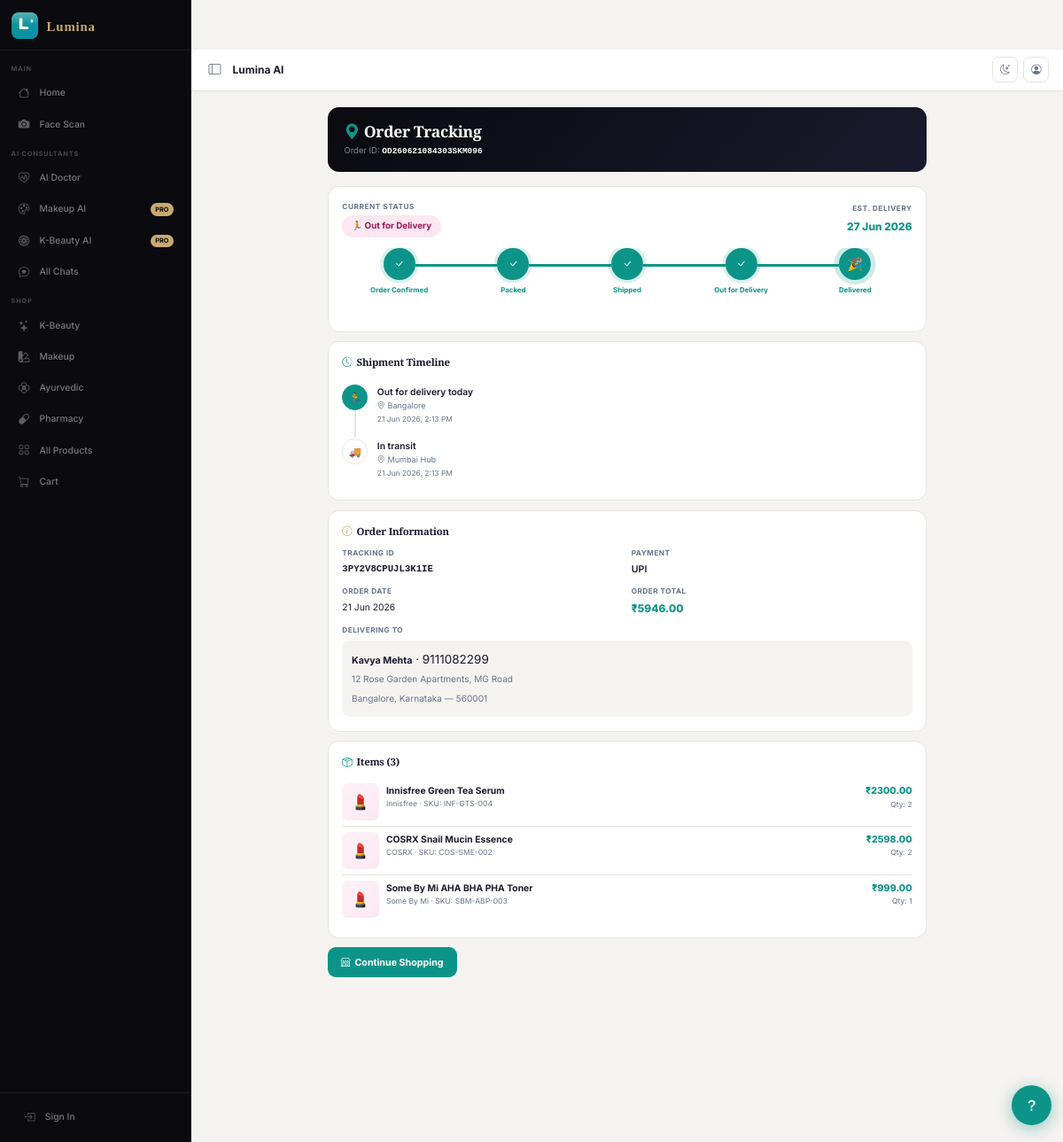
Screenshot of /orders/tracking/OD260621084303SKM096/ with the database file from the repository.
### apps/orders/models.py (models this page shows, shortened)
class Order(models.Model):
    STATUS_CHOICES = [
        ('pending',    'Pending'),
        ('confirmed',  'Order Confirmed'),
        ('packed',     'Packed'),
        ('shipped',    'Shipped'),
        ('out_for_delivery', 'Out for Delivery'),
        ('delivered',  'Delivered'),
        ('cancelled',  'Cancelled'),
        ('returned',   'Returned'),
    ]
    PAYMENT_CHOICES = [
        ('cod',        'Cash on Delivery'),
        ('upi',        'UPI'),
        ('card',       'Credit / Debit Card'),
        ('netbanking', 'Net Banking'),
        ('wallet',     'Wallet'),
    ]
    order_id    = models.CharField(max_length=30, unique=True, default=_gen_order_id)
    tracking_id = models.CharField(max_length=20, unique=True, default=_gen_tracking_id)
    user        = models.ForeignKey(User, on_delete=models.SET_NULL, null=True, blank=True,
                                    related_name='orders')
    full_name   = models.CharField(max_length=150)
    phone       = models.CharField(max_length=15)
    email       = models.EmailField(blank=True)
    address_line1 = models.CharField(max_length=250)
    address_line2 = models.CharField(max_length=250, blank=True)
    city          = models.CharField(max_length=100)
    state         = models.CharField(max_length=100)
    pincode       = models.CharField(max_length=10)
    payment_method = models.CharField(max_length=20, choices=PAYMENT_CHOICES, default='cod')
    payment_status = models.CharField(max_length=20, default='pending')  # pending/paid/failed
    status = models.CharField(max_length=25, choices=STATUS_CHOICES, default='pending')
    subtotal         = models.DecimalField(max_digits=10, decimal_places=2, default=0)
    delivery_charge  = models.DecimalField(max_digits=8,  decimal_places=2, default=0)
    discount         = models.DecimalField(max_digits=8,  decimal_places=2, default=0)
    total            = models.DecimalField(max_digits=10, decimal_places=2, default=0)
    created_at       = models.DateTimeField(auto_now_add=True)
    updated_at       = models.DateTimeField(auto_now=True)
    estimated_delivery = models.DateField(null=True, blank=True)
    delivered_at     = models.DateTimeField(null=True, blank=True)
    order_notes = models.TextField(blank=True)
    class Meta:
        ordering = ['-created_at']
        verbose_name = 'Order'
        verbose_name_plural = 'Orders'
    def get_status_step(self):
        steps = ['pending', 'confirmed', 'packed', 'shipped', 'out_for_delivery', 'delivered']
        try:
            return steps.index(self.status)
        except ValueError:
            return 0

class OrderStatusLog(models.Model):
    order      = models.ForeignKey(Order, on_delete=models.CASCADE, related_name='status_logs')
    status     = models.CharField(max_length=25)
    message    = models.CharField(max_length=300)
    location   = models.CharField(max_length=200, blank=True)
    timestamp  = models.DateTimeField(auto_now_add=True)
    class Meta:
        ordering = ['-timestamp']

class OrderItem(models.Model):
    order    = models.ForeignKey(Order, on_delete=models.CASCADE, related_name='items')
    product  = models.ForeignKey(Product, on_delete=models.SET_NULL, null=True, blank=True)
    name     = models.CharField(max_length=200)   # snapshot at time of order
    brand    = models.CharField(max_length=100, blank=True)
    image_url = models.URLField(blank=True)
    sku      = models.CharField(max_length=50, blank=True)
    shade    = models.CharField(max_length=100, blank=True)
    price    = models.DecimalField(max_digits=10, decimal_places=2)
    quantity = models.PositiveIntegerField(default=1)
    class Meta:
        verbose_name = 'Order Item'
    @property
    def line_total(self):
        return self.price * self.quantity

### apps/orders/views.py (the view)
# urls.py: path('tracking/<str:order_id>/',        views.order_tracking, name='tracking'),
def order_tracking(request, order_id):
    order = get_object_or_404(Order, order_id=order_id)
    logs  = order.status_logs.all()
    STEPS = [
        ('confirmed',        'Order Confirmed',    '✅'),
        ('packed',           'Packed',             '📦'),
        ('shipped',          'Shipped',            '🚚'),
        ('out_for_delivery', 'Out for Delivery',   '🏃'),
        ('delivered',        'Delivered',          '🎉'),
    ]
    current_step = order.get_status_step()
    return render(request, 'orders/tracking.html', {
        'order':        order,
        'logs':         logs,
        'steps':        STEPS,
        'current_step': current_step,
    })

### apps/core/context_processors.py (called while the page is built, shortened)
def user_scan_context(request):
    if not request.user.is_authenticated:
        return {
            'user_real_scan_count': 0,
            'user_latest_real_scan': None,
        }

### apps/memberships/context_processors.py (called while the page is built, shortened)
def user_tier_context(request):
    if not request.user.is_authenticated:
        return {'user_tier': 'normal', 'user_price_band': django_settings.NORMAL_PRICE_MAX}

### templates/orders/tracking.html (shortened to what this page needs)
{% extends 'base.html' %}
{% load static %}
{% block content %}
<div class="tk-wrap">
  <div class="tk-head">
    <h1><i class="bi bi-geo-alt-fill" style="color:#0d9488;margin-right:.4rem;"></i>Order Tracking</h1>
    <div class="sub">Order ID: <strong style="color:#fff;font-family:monospace;">{{ order.order_id }}</strong></div>
  </div>
  <div class="tk-card">
    <div style="display:flex;align-items:center;justify-content:space-between;flex-wrap:wrap;gap:.5rem;margin-bottom:.5rem;">
      <div>
        <div style="font-size:.65rem;font-weight:700;text-transform:uppercase;letter-spacing:.07em;color:var(--muted,#64748b);margin-bottom:.25rem;">Current Status</div>
        <span class="status-badge sb-{{ order.status }}">
          {% if order.status == 'confirmed' %}✅ Order Confirmed
          {% elif order.status == 'packed' %}📦 Packed
          {% elif order.status == 'shipped' %}🚚 Shipped
          {% elif order.status == 'out_for_delivery' %}🏃 Out for Delivery
          {% elif order.status == 'delivered' %}🎉 Delivered
          {% elif order.status == 'cancelled' %}❌ Cancelled
          {% else %}{{ order.get_status_display }}{% endif %}
        </span>
      </div>
      {% if order.estimated_delivery and order.status != 'delivered' %}
      <div style="text-align:right;">
        <div style="font-size:.65rem;font-weight:700;text-transform:uppercase;letter-spacing:.07em;color:var(--muted,#64748b);margin-bottom:.25rem;">Est. Delivery</div>
        <div style="font-size:.95rem;font-weight:800;color:var(--teal);">{{ order.estimated_delivery|date:"d M Y" }}</div>
      </div>
      {% endif %}
    </div>
    <div class="tk-progress">
      {% for slug, label, icon in steps %}
      <div class="tk-step {% if forloop.counter0 < current_step %}done{% elif forloop.counter0 == current_step %}active{% endif %}">
        <div class="tk-step-dot">
          {% if forloop.counter0 < current_step %}<i class="bi bi-check-lg" style="color:#fff;font-size:.85rem;"></i>
          {% else %}{{ icon }}{% endif %}
        </div>
        <div class="tk-step-label">{{ label }}</div>
      </div>
      {% endfor %}
    </div>
  </div>
  <div class="tk-card">
    <h3><i class="bi bi-clock-history" style="color:var(--teal);"></i> Shipment Timeline</h3>
    {% if logs %}
    <div class="tk-timeline">
      {% for log in logs %}
      <div class="tk-event {% if forloop.first %}latest{% endif %}">
        <div class="tk-event-dot">
          {% if log.status == 'confirmed' %}✅
          {% elif log.status == 'packed' %}📦
          {% elif log.status == 'shipped' %}🚚
          {% elif log.status == 'out_for_delivery' %}🏃
          {% elif log.status == 'delivered' %}🎉
          {% else %}📍{% endif %}
        </div>
        <div class="tk-event-body">
          <div class="evt-msg">{{ log.message }}</div>
          {% if log.location %}<div class="evt-loc"><i class="bi bi-geo-alt"></i> {{ log.location }}</div>{% endif %}
          <div class="evt-time">{{ log.timestamp|date:"d M Y, g:i A" }}</div>
        </div>
      </div>
      {% endfor %}
    </div>
    {% else %}
    <div style="text-align:center;padding:1rem;color:var(--muted,#64748b);font-size:.85rem;">
      <i class="bi bi-hourglass-split" style="font-size:1.5rem;display:block;margin-bottom:.5rem;"></i>
      Tracking updates will appear here once your order is dispatched.
    </div>
    {% endif %}
  </div>
  <div class="tk-card">
    <h3><i class="bi bi-info-circle" style="color:var(--gold);"></i> Order Information</h3>
    <div style="display:grid;grid-template-columns:1fr 1fr;gap:.75rem;margin-bottom:.75rem;">
      <div>
        <div style="font-size:.65rem;font-weight:700;text-transform:uppercase;letter-spacing:.06em;color:var(--muted,#64748b);margin-bottom:.25rem;">Tracking ID</div>
        <div style="font-family:monospace;font-size:.85rem;font-weight:700;color:var(--text,#0f172a);">{{ order.tracking_id }}</div>
      </div>
      <div>
        <div style="font-size:.65rem;font-weight:700;text-transform:uppercase;letter-spacing:.06em;color:var(--muted,#64748b);margin-bottom:.25rem;">Payment</div>
        <div style="font-size:.85rem;font-weight:600;color:var(--text,#0f172a);">{{ order.get_payment_method_display }}</div>
      </div>
      <div>
        <div style="font-size:.65rem;font-weight:700;text-transform:uppercase;letter-spacing:.06em;color:var(--muted,#64748b);margin-bottom:.25rem;">Order Date</div>
        <div style="font-size:.82rem;color:var(--text,#0f172a);">{{ order.created_at|date:"d M Y" }}</div>
      </div>
      <div>
        <div style="font-size:.65rem;font-weight:700;text-transform:uppercase;letter-spacing:.06em;color:var(--muted,#64748b);margin-bottom:.25rem;">Order Total</div>
        <div style="font-size:.95rem;font-weight:800;color:var(--teal);">₹{{ order.total }}</div>
      </div>
    </div>
    <div style="font-size:.65rem;font-weight:700;text-transform:uppercase;letter-spacing:.06em;color:var(--muted,#64748b);margin-bottom:.35rem;">Delivering To</div>
    <div class="addr-box">
      <strong style="font-size:.85rem;">{{ order.full_name }}</strong> · {{ order.phone }}<br>
      <span style="font-size:.8rem;color:var(--muted,#64748b);">
        {{ order.address_line1 }}{% if order.address_line2 %}, {{ order.address_line2 }}{% endif %}<br>
        {{ order.city }}, {{ order.state }} — {{ order.pincode }}
      </span>
    </div>
  </div>
  <div class="tk-card">
    <h3><i class="bi bi-box-seam" style="color:var(--teal);"></i> Items ({{ order.items.count }})</h3>
    {% for item in order.items.all %}
    <div class="tk-item">
      <div style="width:46px;height:46px;border-radius:8px;background:linear-gradient(135deg,#fdf2f8,#fce7f3);display:flex;align-items:center;justify-content:center;font-size:1.3rem;flex-shrink:0;overflow:hidden;">
        {% if item.image_url %}<img src="{{ item.image_url }}" style="width:100%;height:100%;object-fit:cover;" onerror="this.parentNode.innerHTML='💄'">{% else %}💄{% endif %}
      </div>
      <div style="flex:1;min-width:0;">
        <div style="font-size:.82rem;font-weight:700;color:var(--text,#0f172a);">{{ item.name }}</div>
        <div style="font-size:.68rem;color:var(--muted,#64748b);">{{ item.brand }} · SKU: {{ item.sku }}</div>
      </div>
      <div style="text-align:right;flex-shrink:0;">
        <div style="font-size:.85rem;font-weight:800;color:var(--teal);">₹{{ item.line_total }}</div>
        <div style="font-size:.68rem;color:var(--muted,#64748b);">Qty: {{ item.quantity }}</div>
      </div>
    </div>
    {% endfor %}
  </div>
  <div style="display:flex;gap:.65rem;flex-wrap:wrap;">
    <a href="{% url 'products:list' %}" style="display:inline-flex;align-items:center;gap:.4rem;padding:.65rem 1.2rem;background:var(--teal);color:#fff;border-radius:10px;font-size:.85rem;font-weight:700;text-decoration:none;">
      <i class="bi bi-shop"></i> Continue Shopping
    </a>
  </div>
</div>
{% endblock %}

### static/css/style.css (style rules this page uses)
:root { --lux-black: #0a0a0f; --lux-dark: #12121a; --lux-card-dk: #1a1a28; --lux-gold: #c9a96e; --lux-gold-lt: rgba(201,169,110,.14); --lux-teal: #0d9488; --lux-teal-lt: rgba(13,148,136,.12); --lux-rose: #e11d48; --page-bg: #f5f3f0; --surface: #ffffff; --surface-alt: #f5f3f0; --border: #e8e4df; --shadow-sm: 0 1px 6px rgba(0,0,0,.06); --shadow: 0 2px 14px rgba(0,0,0,.08); --shadow-md: 0 4px 28px rgba(0,0,0,.11); --shadow-lg: 0 8px 48px rgba(0,0,0,.14); --text: #1a1a2e; --text-muted: #64748b; --text-light: #94a3b8; --lumina-green: #84a98c; --lumina-green-dark: #6b8e72; --lumina-green-light: rgba(132,169,140,.14); --gold: var(--lux-gold); --gold-light: var(--lux-gold-lt); --charcoal: var(--text); --charcoal-light: #4b5563; --charcoal-muted: var(--text-muted); --marble: var(--surface-alt); --ivory: #faf8f5; --white: #ffffff; --soft-red: #e07070; --amber: #ef9f27; --steel-blue: #5b8db8; --nav-h: 62px; --mob-nav-h: 56px; --container: 1280px; --container-sm: 720px; --r-xs: 6px; --r-sm: 10px; --r-md: 14px; --r-lg: 20px; --r-xl: 28px; --r-pill: 100px; --radius-sm: var(--r-sm); --radius-md: var(--r-md); --radius-lg: var(--r-lg); --radius-xl: var(--r-xl); --radius-pill:var(--r-pill); --font-heading: 'Cormorant Garamond','Playfair Display', Georgia, serif; --font-body: 'Inter', system-ui, -apple-system, sans-serif; --transition: all .25s ease; }
*, *::before, *::after { box-sizing: border-box; margin: 0; padding: 0; }
html { scroll-behavior: smooth; -webkit-text-size-adjust: 100%; zoom: 0.9; font-size: 14px; }
body { font-family: var(--font-body); background: var(--page-bg); color: var(--text); font-size: 15px; line-height: 1.65; font-weight: 400; -webkit-font-smoothing: antialiased; padding-top: var(--nav-h); }
a { color: var(--lux-teal); text-decoration: none; transition: var(--transition); }
h1,h2,h3,h4,h5,h6 { font-family: var(--font-heading); font-weight: 600; line-height: 1.25; color: var(--text); letter-spacing: -.02em; }
h1 { font-size: clamp(1.8rem, 5vw, 3.5rem); }
h3 { font-size: clamp(1.2rem, 2.5vw, 1.9rem); }
strong { font-weight: 700; color: var(--text); }

### templates/base.html (style rules this page uses)
:root { --sb-w: 240px; --sb-w-col: 64px; --top-h: 52px; --mob-bot-h: 58px; --sb-bg: #0a0a0f; --sb-border: rgba(255,255,255,.07); --sb-text: rgba(255,255,255,.45); --sb-text-act: #ffffff; --sb-gold: #c9a96e; --sb-teal: #0d9488; --sb-hover: rgba(255,255,255,.06); --sb-active: rgba(13,148,136,.18); --page-bg: #f5f3f0; --surface: #ffffff; --border: #e8e4df; --text: #1a1a2e; --muted: #64748b; --font-serif: 'Cormorant Garamond', Georgia, serif; --font-sans: 'Inter', system-ui, sans-serif; }
*,*::before,*::after { box-sizing:border-box;margin:0;padding:0; }
html { scroll-behavior:smooth; zoom:0.9; font-size:14px; }
body { font-family:var(--font-sans); background:var(--page-bg); color:var(--text); font-size:15px; line-height:1.6; -webkit-font-smoothing:antialiased; }

### rows the page displays
Order: order_id "OD260621084303SKM096", estimated_delivery "27 Jun 2026", tracking_id "3PY2V8CPUJL3K1IE", payment_method "UPI", created_at "21 Jun 2026", total "5946.00", full_name "Kavya Mehta", phone "9111082299", address_line1 "12 Rose Garden Apartments, MG Road", city "Bangalore", state "Karnataka", pincode "560001", items.count "3"
OrderStatusLog: message "Out for delivery today", location "Bangalore", timestamp "21 Jun 2026, 2:13 PM"
OrderStatusLog: message "In transit", location "Mumbai Hub", timestamp "21 Jun 2026, 2:13 PM"
OrderItem: name "Innisfree Green Tea Serum", brand "Innisfree", sku "INF-GTS-004", line_total "2300.00", quantity "2"
OrderItem: name "COSRX Snail Mucin Essence", brand "COSRX", sku "COS-SME-002", line_total "2598.00", quantity "2"
OrderItem: name "Some By Mi AHA BHA PHA Toner", brand "Some By Mi", sku "SBM-ABP-003", line_total "999.00", quantity "1"

### other values shown
{{ label }} "Order Confirmed" "Packed" "Shipped" "Out for Delivery" "Delivered"
{{ icon }} "🎉"
